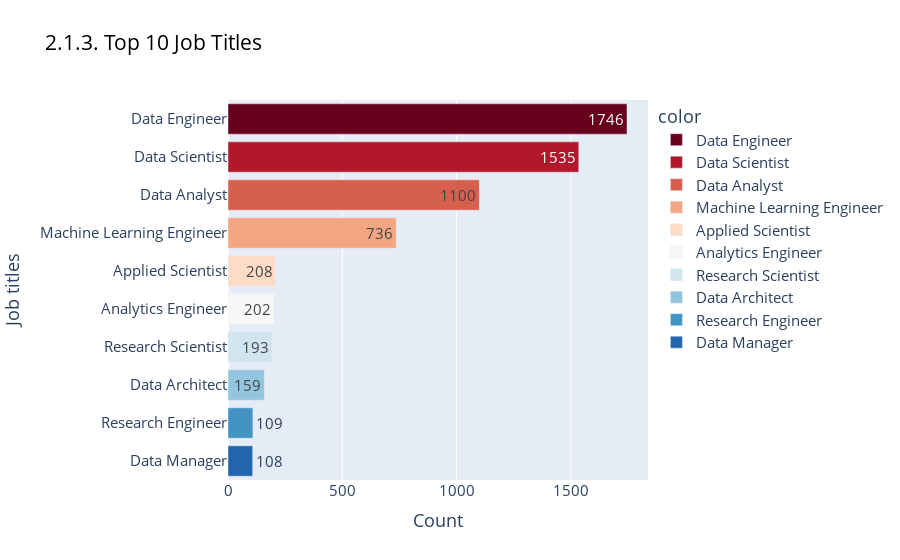

Notebook source saved alongside this figure:
### Code cell
fig = px.bar(x=top10_jobs.values, 
             y=top10_jobs.index, 
             color = top10_jobs.index,
             color_discrete_sequence=px.colors.sequential.RdBu,
             text=top10_jobs.values,
             title= '2.1.3. Top 10 Job Titles'
             )
fig.update_layout(xaxis_title="Count",
                  yaxis_title="Job titles",yaxis={'categoryorder':'total ascending'})
fig.update_layout(font = dict(size = 15),title_font_color="black",)
fig.show()

### Figure 1 — Plotly figure (JSON) as saved in the notebook; plotly's stock layout.template omitted (floating-point values rounded to 4 significant figures)
{"data": [{"alignmentgroup": "True", "hovertemplate": "color=Data Engineer<br>x=%{x}<br>y=%{y}<br>text=%{text}<extra></extra>", "legendgroup": "Data Engineer", "marker": {"color": "rgb(103,0,31)", "pattern": {"shape": ""}}, "name": "Data Engineer", "offsetgroup": "Data Engineer", "orientation": "h", "showlegend": true, "text": [1746], "textposition": "auto", "type": "bar", "x": [1746], "xaxis": "x", "y": ["Data Engineer"], "yaxis": "y"}, {"alignmentgroup": "True", "hovertemplate": "color=Data Scientist<br>x=%{x}<br>y=%{y}<br>text=%{text}<extra></extra>", "legendgroup": "Data Scientist", "marker": {"color": "rgb(178,24,43)", "pattern": {"shape": ""}}, "name": "Data Scientist", "offsetgroup": "Data Scientist", "orientation": "h", "showlegend": true, "text": [1535], "textposition": "auto", "type": "bar", "x": [1535], "xaxis": "x", "y": ["Data Scientist"], "yaxis": "y"}, {"alignmentgroup": "True", "hovertemplate": "color=Data Analyst<br>x=%{x}<br>y=%{y}<br>text=%{text}<extra></extra>", "legendgroup": "Data Analyst", "marker": {"color": "rgb(214,96,77)", "pattern": {"shape": ""}}, "name": "Data Analyst", "offsetgroup": "Data Analyst", "orientation": "h", "showlegend": true, "text": [1100], "textposition": "auto", "type": "bar", "x": [1100], "xaxis": "x", "y": ["Data Analyst"], "yaxis": "y"}, {"alignmentgroup": "True", "hovertemplate": "color=Machine Learning Engineer<br>x=%{x}<br>y=%{y}<br>text=%{text}<extra></extra>", "legendgroup": "Machine Learning Engineer", "marker": {"color": "rgb(244,165,130)", "pattern": {"shape": ""}}, "name": "Machine Learning Engineer", "offsetgroup": "Machine Learning Engineer", "orientation": "h", "showlegend": true, "text": [736], "textposition": "auto", "type": "bar", "x": [736], "xaxis": "x", "y": ["Machine Learning Engineer"], "yaxis": "y"}, {"alignmentgroup": "True", "hovertemplate": "color=Applied Scientist<br>x=%{x}<br>y=%{y}<br>text=%{text}<extra></extra>", "legendgroup": "Applied Scientist", "marker": {"color": "rgb(253,219,199)", "pattern": {"shape": ""}}, "name": "Applied Scientist", "offsetgroup": "Applied Scientist", "orientation": "h", "showlegend": true, "text": [208], "textposition": "auto", "type": "bar", "x": [208], "xaxis": "x", "y": ["Applied Scientist"], "yaxis": "y"}, {"alignmentgroup": "True", "hovertemplate": "color=Analytics Engineer<br>x=%{x}<br>y=%{y}<br>text=%{text}<extra></extra>", "legendgroup": "Analytics Engineer", "marker": {"color": "rgb(247,247,247)", "pattern": {"shape": ""}}, "name": "Analytics Engineer", "offsetgroup": "Analytics Engineer", "orientation": "h", "showlegend": true, "text": [202], "textposition": "auto", "type": "bar", "x": [202], "xaxis": "x", "y": ["Analytics Engineer"], "yaxis": "y"}, {"alignmentgroup": "True", "hovertemplate": "color=Research Scientist<br>x=%{x}<br>y=%{y}<br>text=%{text}<extra></extra>", "legendgroup": "Research Scientist", "marker": {"color": "rgb(209,229,240)", "pattern": {"shape": ""}}, "name": "Research Scientist", "offsetgroup": "Research Scientist", "orientation": "h", "showlegend": true, "text": [193], "textposition": "auto", "type": "bar", "x": [193], "xaxis": "x", "y": ["Research Scientist"], "yaxis": "y"}, {"alignmentgroup": "True", "hovertemplate": "color=Data Architect<br>x=%{x}<br>y=%{y}<br>text=%{text}<extra></extra>", "legendgroup": "Data Architect", "marker": {"color": "rgb(146,197,222)", "pattern": {"shape": ""}}, "name": "Data Architect", "offsetgroup": "Data Architect", "orientation": "h", "showlegend": true, "text": [159], "textposition": "auto", "type": "bar", "x": [159], "xaxis": "x", "y": ["Data Architect"], "yaxis": "y"}, {"alignmentgroup": "True", "hovertemplate": "color=Research Engineer<br>x=%{x}<br>y=%{y}<br>text=%{text}<extra></extra>", "legendgroup": "Research Engineer", "marker": {"color": "rgb(67,147,195)", "pattern": {"shape": ""}}, "name": "Research Engineer", "offsetgroup": "Research Engineer", "orientation": "h", "showlegend": true, "text": [109], "textposition": "auto", "type": "bar", "x": [109], "xaxis": "x", "y": ["Research Engineer"], "yaxis": "y"}, {"alignmentgroup": "True", "hovertemplate": "color=Data Manager<br>x=%{x}<br>y=%{y}<br>text=%{text}<extra></extra>", "legendgroup": "Data Manager", "marker": {"color": "rgb(33,102,172)", "pattern": {"shape": ""}}, "name": "Data Manager", "offsetgroup": "Data Manager", "orientation": "h", "showlegend": true, "text": [108], "textposition": "auto", "type": "bar", "x": [108], "xaxis": "x", "y": ["Data Manager"], "yaxis": "y"}], "layout": {"barmode": "relative", "font": {"size": 15}, "legend": {"title": {"text": "color"}, "tracegroupgap": 0}, "title": {"font": {"color": "black"}, "text": "2.1.3. Top 10 Job Titles"}, "xaxis": {"anchor": "y", "domain": [0, 1], "title": {"text": "Count"}}, "yaxis": {"anchor": "x", "categoryorder": "total ascending", "domain": [0, 1], "title": {"text": "Job titles"}}}}
